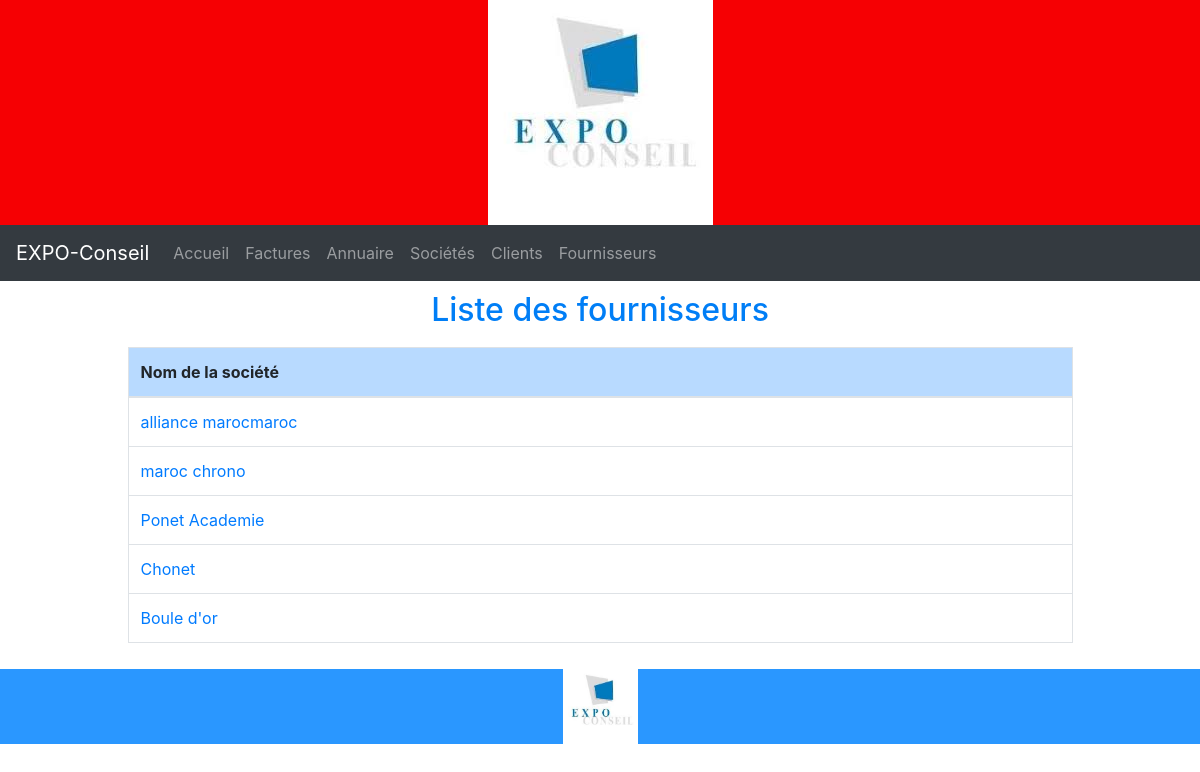
The page /?page=listefournisseur on the database its author committed.
### tables this page shows
CREATE TABLE `societes` (
  `idsocietes` int(10) UNSIGNED NOT NULL,
  `nom_societe` varchar(45) NOT NULL,
  `adresse` varchar(60) NOT NULL,
  `pays` varchar(45) NOT NULL,
  `telephone_societe` bigint(18) NOT NULL,
  `num_tva` bigint(18) UNSIGNED NOT NULL,
  `type_idtype` int(10) UNSIGNED NOT NULL
);

### controllers/controller-client.php (called while the page is built, shortened)
<?php
require './models/model-client.php';
function afficherListeFournisseur()
{
    $resultat = getAfficherListeFournisseur();
    require './views/view-listefournisseur.php';
}

### models/model-client.php (called while the page is built, shortened)
<?php
function getAfficherListeFournisseur()
{
    global $bd;
    $resultat = $bd->query('SELECT * FROM societes WHERE type_idtype=2');
    return $resultat->fetchAll();
}

### views/view-listefournisseur.php (the view, shortened to what this page needs)
    <div class="container-fluid">
    <h2>Liste des fournisseurs</h2>
    <div class="table-responsive col-md-10 offset-md-1">
     <table class="table table-bordered table-hover">
       <thead class="table-primary">
  <tr>
          <th>Nom de la société</th>
</tr>
</thead>
<tbody>
        <?php foreach ($resultat as $key => $donnees) {
    ?>
          <tr>
            <td> <a href="./?page=detailsociete&id=<?= $donnees['idsocietes']; ?>" ><?= $donnees['nom_societe']; ?></a></td>
          </tr>
      <?php
} ?>
</tbody>
    </table>
  </div>
</div>

### assets/css/style.css (style rules this page uses)
h2 { color: #007ef6; text-align: center; padding-top: 10px; padding-bottom: 10px; }

### rows shown on the page
societes: nom_societe "alliance marocmaroc"
societes: nom_societe "maroc chrono"
societes: nom_societe "Ponet Academie"
societes: nom_societe "Chonet"
societes: nom_societe "Boule d'or"
